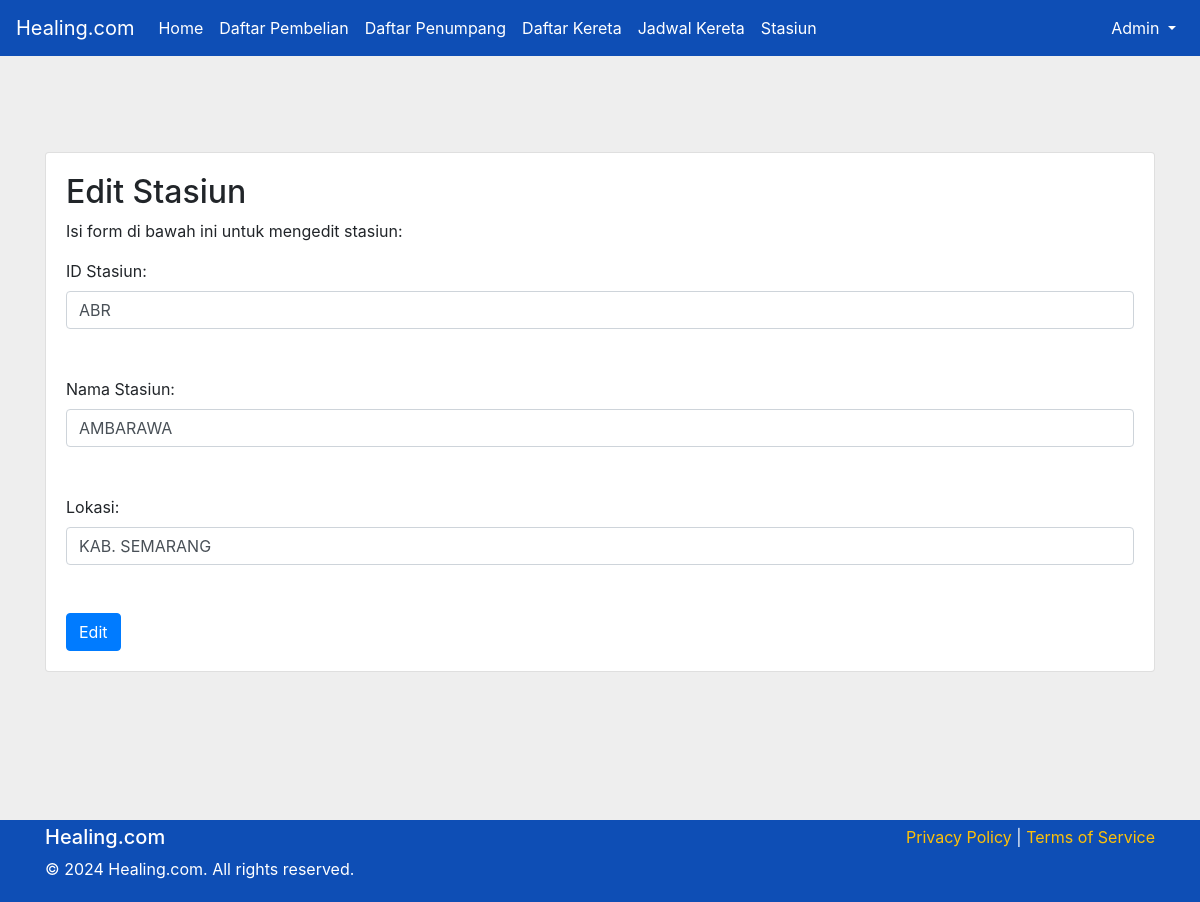
Page /Kereta/edit_stasiun.php?id_stasiun=ABR on the committed database.
### tables this page shows
CREATE TABLE `stasiun` (
  `id_stasiun` varchar(10) NOT NULL,
  `nama_stasiun` varchar(255) DEFAULT NULL,
  `alamat_stasiun` text DEFAULT NULL
);

### Kereta/edit_stasiun.php (the view, shortened to what this page needs)
<?php
include "koneksi.php";
if (isset($_GET['id_stasiun'])) {
    $id_stasiun = $_GET['id_stasiun'];
    $query = "SELECT * FROM stasiun WHERE id_stasiun = '$id_stasiun'";
    $result = mysqli_query($conn, $query);
    if (mysqli_num_rows($result) > 0) {
        $row = mysqli_fetch_assoc($result);
    } else {
        echo "Stasiun not found";
    }
}
?>
<!DOCTYPE html>
<html lang="en">
<head>
    <link rel="stylesheet" href="css/style.css">
    <link rel="stylesheet" href="https://cdnjs.cloudflare.com/ajax/libs/font-awesome/6.5.2/css/all.min.css">
    <link rel="stylesheet" href="https://stackpath.bootstrapcdn.com/bootstrap/4.3.1/css/bootstrap.min.css">
    <link rel="stylesheet" href="https://cdnjs.cloudflare.com/ajax/libs/jqueryui/1.12.1/jquery-ui.min.css">
</head>
<body style="background-color: #EEEEEE;">
    <nav class="navbar navbar-expand-lg" style="background-color: #0E4EB5;">
    <a class="navbar-brand text-white" href="#">Healing.com</a>
    <div class="collapse navbar-collapse" id="navbarNav">
        <ul class="navbar-nav mr-auto">
            <li class="nav-item">
                <a class="nav-link text-white" href="admin.php">Home</a>
            </li>
            <li class="nav-item">
                <a class="nav-link text-white" href="daftar_pembelian.php">Daftar Pembelian</a>
            </li>
            <li class="nav-item">
                <a class="nav-link text-white" href="daftar_penumpang.php">Daftar Penumpang</a>
            </li>
            <li class="nav-item">
                <a class="nav-link text-white" href="daftar_kereta.php">Daftar Kereta</a>
            </li>
            <li class="nav-item">
                <a class="nav-link text-white" href="jadwal_kereta.php">Jadwal Kereta</a>
            </li>
            <li class="nav-item">
                <a class="nav-link text-white" href="stasiun.php">Stasiun</a>
            </li>
        </ul>
        <ul class="navbar-nav ml-auto">
            <li class="nav-item dropdown">
                <a class="nav-link dropdown-toggle text-white" href="#" id="navbarDropdown" role="button" data-toggle="dropdown" aria-haspopup="true" aria-expanded="false">
                    Admin
                </a>
            </li>
        </ul>
    </div>
    </nav>
    <div class="main-content container mt-5 pt-5">
        <div class="card">
            <div class="card-body">
                <h2>Edit Stasiun</h2>
                <p>Isi form di bawah ini untuk mengedit stasiun:</p>
                <form action="" method="post">
                    <label for="id_stasiun">ID Stasiun:</label>
                    <input type="text" id="id_stasiun" name="id_stasiun" value="<?php echo isset($row)? $row['id_stasiun'] : '';?>" class="form-control"><br><br>
                    <label for="nama_stasiun">Nama Stasiun:</label>
                    <input type="text" id="nama_stasiun" name="nama_stasiun" value="<?php echo isset($row)? $row['nama_stasiun'] : '';?>" class="form-control"><br><br>
                    <label for="lokasi">Lokasi:</label>
                    <input type="text" id="lokasi" name="lokasi" value="<?php echo isset($row)? $row['alamat_stasiun'] : '';?>" class="form-control"><br><br>
                    <input type="submit" name="submit" value="Edit" class="btn btn-primary">
                </form>
            </div>
        </div>
    </div>
    <?php include "footer.php";?>

### Kereta/css/style.css (style rules this page uses)
* { margin: 0; padding: 0; box-sizing: border-box; }
body { font-family: "Inter", sans-serif; background-color: #EEEEEE; display: flex; flex-direction: column; min-height: 100vh; }
.navbar-nav .nav-link { color: #ffffff !important; }
.main-content { padding-top: 100px; padding-bottom: 100px; }
a { text-decoration: none; }

### Kereta/edit_stasiun.php (style rules this page uses)
.main-content { padding-top: 100px; padding-bottom: 100px; }
body { background-color: #f8f9fa; }
a { text-decoration: none; }

### rows in the picture
stasiun: id_stasiun "ABR", nama_stasiun "AMBARAWA", lokasi "KAB. SEMARANG"
